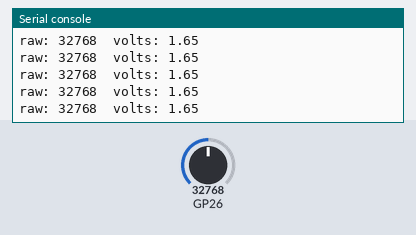
Bench run of a program on a simulated Raspberry Pi Pico running MicroPython. On the bench: the last lines printed to the serial console. The inputs (shaded band) are chosen by the test bench; at power-on: GP26 = 32768 (analog values on the 0–65535 scale).

Above: at 1.2 s.
1.3 s: GP26 set to 45874
At 1.56 s:
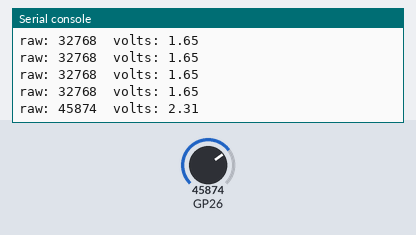
2.8 s: GP26 set to 57670
At 2.96 s:
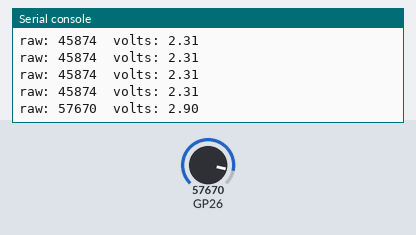
Timing chart, 0 to 5.8 s (numbered marks = the images above; inputs shaded):
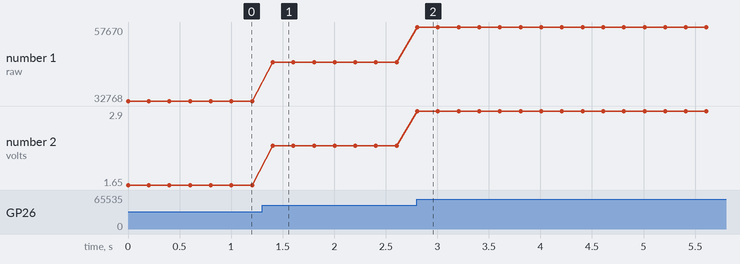

The program:

07_adc_potentiometer.py
```python
import sys
import time
from machine import ADC, Pin

from lib.pins import ADC as ADC_PIN

adc = ADC(Pin(ADC_PIN))

# ESP32 needs explicit attenuation to read the full 0-3.3 V range.
if sys.platform == "esp32":
    adc.atten(ADC.ATTN_11DB)

while True:
    raw = adc.read_u16()
    volts = raw * 3.3 / 65535
    print("raw:", raw, " volts:", "{:.2f}".format(volts))
    time.sleep_ms(200)
```

pins.py
```python
# Per-board pin map for the tutorial series. Auto-detects ESP32 vs RP2 from
# sys.platform; edit the values below if your wiring differs from the defaults.

import sys

PLATFORM = sys.platform

if PLATFORM == "esp32":
    # Generic ESP32 DevKit. ESP32-S3/C3 may differ — adjust LED in particular.
    LED = 2
    BUTTON = 0           # BOOT button on most dev boards
    PWM_LED = 4
    SERVO = 13
    ADC = 34             # ADC1 (input-only pins 32-39 are safe with WiFi)
    I2C_ID = 0
    I2C_SCL = 22
    I2C_SDA = 21
    SPI_ID = 1           # HSPI; SPI(2) on S3
    SPI_SCK = 18
    SPI_MOSI = 23
    SPI_MISO = 19
    SPI_CS = 5
    # NeoPixel / WS2812. NEOPIXEL is a single pixel; MATRIX_PIN feeds an array
    # of MATRIX_WIDTH × MATRIX_HEIGHT pixels. ESP32-S3-Matrix board uses GP14,
    # 8×8. Generic ESP32 has no onboard NeoPixel — wire one to GP14 to test.
    NEOPIXEL = 14
    MATRIX_PIN = 14
    MATRIX_WIDTH = 8
    MATRIX_HEIGHT = 8
elif PLATFORM == "rp2":
    # LED conventions vary across RP2 boards:
    #   - Pico W:                 Pin("LED") — wired to the WiFi chip
    #   - Pico (non-W):           GP25 onboard LED
    #   - RP2040-Zero / -Matrix:  no plain LED — wire an external one to LED below
    # The detection below picks Pico W if available, otherwise defaults to GP15
    # (a free, edge-exposed pin on the Zero). Wire an LED + 220Ω resistor from
    # GP15 to GND, or change LED here to whichever GPIO you've used.
    try:
        from machine import Pin as _Pin
        _Pin("LED")
        LED = "LED"
    except (ValueError, TypeError):
        LED = 25
    BUTTON = 14
    PWM_LED = 25
    SERVO = 16
    ADC = 26             # GP26 = ADC0
    I2C_ID = 0
    I2C_SCL = 5
    I2C_SDA = 4
    SPI_ID = 1
    SPI_SCK = 10
    SPI_MOSI = 11
    SPI_MISO = 12
    SPI_CS = 13
    # Pimoroni Pico Explorer Base onboard ST7789 LCD (240x240, SPI0).
    # Coexists with the generic SPI_* pins above (which target the breadboard
    # SD/sensor wiring on SPI1).
    ST7789_SPI_ID = 0
    ST7789_SCK = 18
    ST7789_MOSI = 19
    ST7789_CS = 17
    ST7789_DC = 16
    ST7789_BL = 20
    ST7789_WIDTH = 240
    ST7789_HEIGHT = 240
    # Pico Explorer Base onboard buttons (active-low, internal pull-up).
    BTN_A = 12
    BTN_B = 13
    BTN_X = 14
    BTN_Y = 15
    # NeoPixel / WS2812. RP2040-Zero onboard NeoPixel and Waveshare RP2040-Matrix
    # both use GP16. Matrix defaults to 5×5 (Waveshare); change to 1×1 if you
    # only have the Zero's single pixel and are running matrix scripts.
    NEOPIXEL = 16
    MATRIX_PIN = 16
    MATRIX_WIDTH = 5
    MATRIX_HEIGHT = 5
    ENCODER_A = 6
    ENCODER_B = 7
    MOTOR_A = 10
    MOTOR_B = 11
else:
    raise RuntimeError("unsupported platform: " + PLATFORM)
```

Measured:
- after the input at 1.3 s, the serial console: prints a new line after 0.10 s (image 1)
- after the input at 2.8 s, the serial console: prints a new line at once (image 2)
- plotted number 1: 32768 → 45874 after the input at 1.3 s, 45874 → 57670 after the input at 2.8 s
- plotted number 2: 1.65 → 2.31 after the input at 1.3 s, 2.31 → 2.9 after the input at 2.8 s
